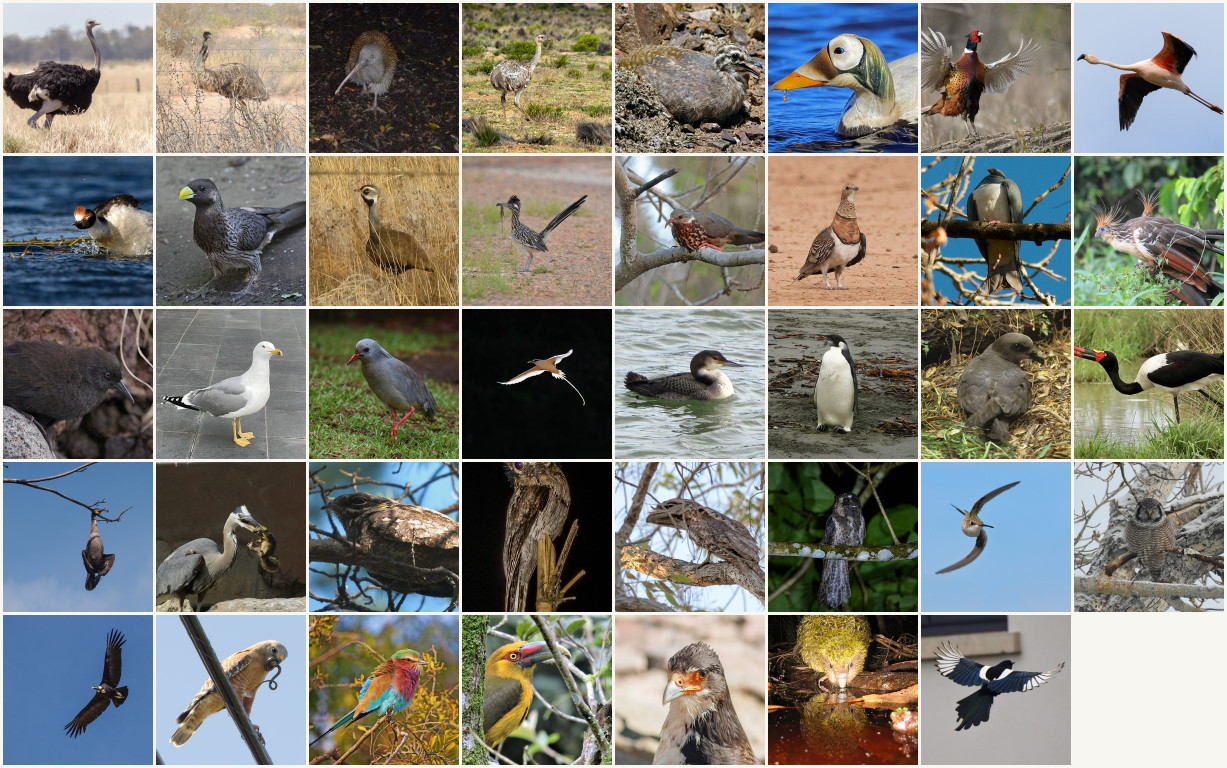
#> input picture previews/orders.jpg, 2454 x 1536 px (shown at 1/2 size)
$ python -i k_previews.py   (imports and definitions only)
#> lines starting #> are read from the running program, lines starting #| are printed output that depends on the picture
#!/usr/bin/env python3
"""Draw the README gallery: a header from CC0 photos, one plate per bird group, one bird per order.

Usage: k_previews.py <data/species.json> <photo cache dir> <out previews dir>

The photo cache holds iNaturalist medium photos named sha1(medium photo URL).jpg.
Writes JPEG plates and previews/credits.json (who took each photo in each plate, in reading order),
which the README generator prints under each plate.
"""
import hashlib
import json
import os
import sys

from PIL import Image, ImageOps

GROUPS = [  # key, families
    ("trochilidae", ["Trochilidae"]),
    ("colourful", ["Alcedinidae", "Meropidae", "Coraciidae", "Ramphastidae", "Megalaimidae", "Psittacidae", "Psittaculidae", "Cacatuidae", "Thraupidae", "Nectariniidae", "Paradisaeidae", "Pipridae"]),
    ("columbidae", ["Columbidae"]),
    ("anatidae", ["Anatidae"]),
    ("phasianidae", ["Phasianidae", "Odontophoridae", "Numididae", "Megapodiidae", "Cracidae"]),
    ("owls", ["Strigidae", "Tytonidae"]),
    ("raptors", ["Accipitridae", "Falconidae", "Pandionidae", "Cathartidae"]),
    ("herons", ["Ardeidae", "Threskiornithidae", "Ciconiidae"]),
    ("shorebirds", ["Scolopacidae", "Charadriidae", "Laridae", "Recurvirostridae", "Haematopodidae"]),
    ("songbirds", ["Muscicapidae", "Turdidae", "Parulidae", "Tyrannidae", "Icteridae", "Corvidae", "Paridae", "Fringillidae", "Estrildidae"]),
]
TILE, GAP = 300, 6


# [4 lines left out: function photo, not called in this run]


def tile(path):
#> called with path = '../previews/orders.jpg'
    im = ImageOps.exif_transpose(Image.open(path)).convert("RGB")
#> im is the input picture: PIL image 2454x1536 RGB; mean R, G, B 125.1, 125.1, 117.7
    w, h = im.size
#> w = 2454; h = 1536
    side = min(w, h)
#> side = 1536
    return im.crop(((w - side) // 2, (h - side) // 2, (w + side) // 2, (h + side) // 2)).resize((TILE, TILE), Image.Resampling.LANCZOS)
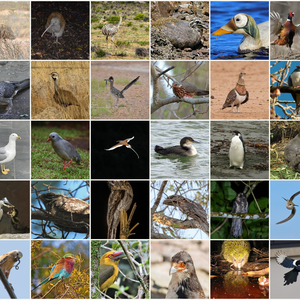
#> returned value: PIL image 300x300 RGB; mean R, G, B 120.7, 116.2, 103.4


# [52 lines left out: functions plate, pick, credit, main, not called in this run]


# [2 lines not run here, left out]

>>> result = tile('../previews/orders.jpg')
